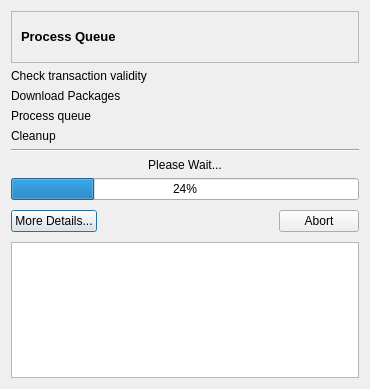
<ui version="4.0" >
 <class>transactionDialog</class>
 <widget class="QDialog" name="transactionDialog" >
  <property name="geometry" >
   <rect>
    <x>0</x>
    <y>0</y>
    <width>370</width>
    <height>389</height>
   </rect>
  </property>
  <property name="windowTitle" >
   <string>Processing Queue...</string>
  </property>
  <property name="windowIcon" >
   <iconset resource="qtpacman.qrc" >:/Icons/icons/shaman/animation_source/anim06.png</iconset>
  </property>
  <layout class="QGridLayout" >
   <item row="1" column="0" >
    <layout class="QGridLayout" >
     <item row="1" column="3" >
      <widget class="QLabel" name="checkTransaction" >
       <property name="text" >
        <string>Check transaction validity</string>
       </property>
      </widget>
     </item>
     <item row="2" column="3" >
      <widget class="QLabel" name="downloadPackages" >
       <property name="text" >
        <string>Download Packages</string>
       </property>
      </widget>
     </item>
     <item row="3" column="3" >
      <widget class="QLabel" name="processingQueue" >
       <property name="text" >
        <string>Process queue</string>
       </property>
      </widget>
     </item>
     <item row="4" column="3" >
      <widget class="QLabel" name="cleaningUp" >
       <property name="text" >
        <string>Cleanup</string>
       </property>
      </widget>
     </item>
     <item row="1" column="4" >
      <widget class="QLabel" name="transLabel" >
       <property name="sizePolicy" >
        <sizepolicy vsizetype="Fixed" hsizetype="Fixed" >
         <horstretch>0</horstretch>
         <verstretch>0</verstretch>
        </sizepolicy>
       </property>
       <property name="text" >
        <string/>
       </property>
       <property name="pixmap" >
        <pixmap resource="qtpacman.qrc" >:/Icons/icons/view-history.png</pixmap>
       </property>
       <property name="scaledContents" >
        <bool>true</bool>
       </property>
      </widget>
     </item>
     <item row="3" column="4" >
      <widget class="QLabel" name="processLabel" >
       <property name="sizePolicy" >
        <sizepolicy vsizetype="Fixed" hsizetype="Fixed" >
         <horstretch>0</horstretch>
         <verstretch>0</verstretch>
        </sizepolicy>
       </property>
       <property name="text" >
        <string/>
       </property>
       <property name="pixmap" >
        <pixmap resource="qtpacman.qrc" >:/Icons/icons/view-history.png</pixmap>
       </property>
       <property name="scaledContents" >
        <bool>true</bool>
       </property>
      </widget>
     </item>
     <item row="4" column="4" >
      <widget class="QLabel" name="cleanUpLabel" >
       <property name="sizePolicy" >
        <sizepolicy vsizetype="Fixed" hsizetype="Fixed" >
         <horstretch>0</horstretch>
         <verstretch>0</verstretch>
        </sizepolicy>
       </property>
       <property name="text" >
        <string/>
       </property>
       <property name="pixmap" >
        <pixmap resource="qtpacman.qrc" >:/Icons/icons/view-history.png</pixmap>
       </property>
       <property name="scaledContents" >
        <bool>true</bool>
       </property>
      </widget>
     </item>
     <item row="2" column="4" >
      <widget class="QLabel" name="dlLabel" >
       <property name="text" >
        <string/>
       </property>
       <property name="pixmap" >
        <pixmap resource="qtpacman.qrc" >:/Icons/icons/view-history.png</pixmap>
       </property>
      </widget>
     </item>
    </layout>
   </item>
   <item row="2" column="0" >
    <widget class="Line" name="line" >
     <property name="orientation" >
      <enum>Qt::Horizontal</enum>
     </property>
    </widget>
   </item>
   <item row="4" column="0" >
    <widget class="QProgressBar" name="progressBar" >
     <property name="value" >
      <number>24</number>
     </property>
    </widget>
   </item>
   <item row="5" column="0" >
    <layout class="QHBoxLayout" >
     <item>
      <widget class="QPushButton" name="showDetails" >
       <property name="text" >
        <string>More Details...</string>
       </property>
       <property name="icon" >
        <iconset resource="qtpacman.qrc" >:/Icons/icons/help-about.png</iconset>
       </property>
       <property name="checkable" >
        <bool>true</bool>
       </property>
       <property name="checked" >
        <bool>false</bool>
       </property>
      </widget>
     </item>
     <item>
      <spacer>
       <property name="orientation" >
        <enum>Qt::Horizontal</enum>
       </property>
       <property name="sizeHint" >
        <size>
         <width>71</width>
         <height>30</height>
        </size>
       </property>
      </spacer>
     </item>
     <item>
      <widget class="QPushButton" name="abortTr" >
       <property name="text" >
        <string>Abort</string>
       </property>
       <property name="icon" >
        <iconset resource="qtpacman.qrc" >:/Icons/icons/dialog-cancel.png</iconset>
       </property>
      </widget>
     </item>
    </layout>
   </item>
   <item row="3" column="0" >
    <widget class="QLabel" name="actionDetail" >
     <property name="sizePolicy" >
      <sizepolicy vsizetype="Maximum" hsizetype="Preferred" >
       <horstretch>0</horstretch>
       <verstretch>0</verstretch>
      </sizepolicy>
     </property>
     <property name="text" >
      <string>Please Wait...</string>
     </property>
     <property name="alignment" >
      <set>Qt::AlignCenter</set>
     </property>
    </widget>
   </item>
   <item row="0" column="0" >
    <widget class="QFrame" name="frame" >
     <property name="sizePolicy" >
      <sizepolicy vsizetype="Maximum" hsizetype="Minimum" >
       <horstretch>0</horstretch>
       <verstretch>0</verstretch>
      </sizepolicy>
     </property>
     <property name="frameShape" >
      <enum>QFrame::StyledPanel</enum>
     </property>
     <property name="frameShadow" >
      <enum>QFrame::Sunken</enum>
     </property>
     <layout class="QGridLayout" >
      <item row="0" column="0" >
       <widget class="QLabel" name="label_5" >
        <property name="text" >
         <string>&lt;html>&lt;head>&lt;meta name="qrichtext" content="1" />&lt;style type="text/css">
p, li { white-space: pre-wrap; }
&lt;/style>&lt;/head>&lt;body style=" font-family:'Sans Serif'; font-size:10pt; font-weight:400; font-style:normal;">
&lt;p style=" margin-top:0px; margin-bottom:0px; margin-left:0px; margin-right:0px; -qt-block-indent:0; text-indent:0px;">&lt;span style=" font-weight:600;">Process Queue&lt;/span>&lt;/p>&lt;/body>&lt;/html></string>
        </property>
       </widget>
      </item>
      <item row="0" column="1" >
       <widget class="QLabel" name="label_6" >
        <property name="sizePolicy" >
         <sizepolicy vsizetype="Maximum" hsizetype="Maximum" >
          <horstretch>0</horstretch>
          <verstretch>0</verstretch>
         </sizepolicy>
        </property>
        <property name="minimumSize" >
         <size>
          <width>32</width>
          <height>32</height>
         </size>
        </property>
        <property name="maximumSize" >
         <size>
          <width>32</width>
          <height>32</height>
         </size>
        </property>
        <property name="text" >
         <string/>
        </property>
        <property name="pixmap" >
         <pixmap resource="qtpacman.qrc" >:/Icons/icons/edit-redo.png</pixmap>
        </property>
        <property name="scaledContents" >
         <bool>true</bool>
        </property>
       </widget>
      </item>
     </layout>
    </widget>
   </item>
   <item row="6" column="0" >
    <widget class="QTextEdit" name="textEdit" >
     <property name="enabled" >
      <bool>true</bool>
     </property>
    </widget>
   </item>
  </layout>
 </widget>
 <resources>
  <include location="qtpacman.qrc" />
 </resources>
 <connections>
  <connection>
   <sender>showDetails</sender>
   <signal>toggled(bool)</signal>
   <receiver>textEdit</receiver>
   <slot>setVisible(bool)</slot>
   <hints>
    <hint type="sourcelabel" >
     <x>71</x>
     <y>227</y>
    </hint>
    <hint type="destinationlabel" >
     <x>184</x>
     <y>316</y>
    </hint>
   </hints>
  </connection>
 </connections>
</ui>
